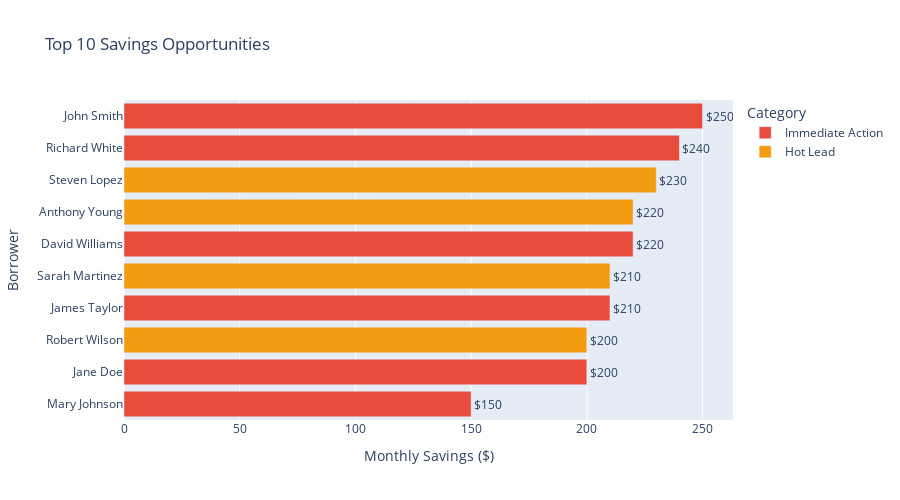

Notebook cell for this chart:
### Markdown cell above
## 9. Top Savings Opportunities 💰

Top 10 borrowers with highest monthly savings potential.

### Code cell
# Get top 10 by savings
top_10 = df.nlargest(10, 'monthly_savings_est')[['full_name', 'monthly_savings_est', 'rate_spread', 'marketing_category']].copy()

# Create horizontal bar chart
fig = px.bar(
    top_10,
    y='full_name',
    x='monthly_savings_est',
    orientation='h',
    color='marketing_category',
    color_discrete_map=color_map,
    title='Top 10 Savings Opportunities',
    labels={
        'monthly_savings_est': 'Monthly Savings ($)',
        'full_name': 'Borrower',
        'marketing_category': 'Category'
    },
    text='monthly_savings_est'
)

fig.update_traces(texttemplate='$%{text:,.0f}', textposition='outside')
fig.update_layout(height=500, yaxis={'categoryorder': 'total ascending'})
fig.show()

print(f"\n💰 Top Savings Opportunities:")
for idx, row in top_10.iterrows():
    print(f"   {row['full_name']}: ${row['monthly_savings_est']:,.0f}/month (Rate spread: {row['rate_spread']:.2f}%)")

### Figure 1 — Plotly figure (JSON) as saved in the notebook; plotly's stock layout.template omitted (floating-point values rounded to 4 significant figures)
{"data": [{"hovertemplate": "Category=Immediate Action<br>Monthly Savings ($)=%{text}<br>Borrower=%{y}<extra></extra>", "legendgroup": "Immediate Action", "marker": {"color": "#E74C3C", "pattern": {"shape": ""}}, "name": "Immediate Action", "orientation": "h", "showlegend": true, "text": [250.0, 240.0, 220.0, 210.0, 200.0, 150.0], "textposition": "outside", "texttemplate": "$%{text:,.0f}", "type": "bar", "x": [250, 240, 220, 210, 200, 150], "xaxis": "x", "y": ["John Smith", "Richard White", "David Williams", "James Taylor", "Jane Doe", "Mary Johnson"], "yaxis": "y"}, {"hovertemplate": "Category=Hot Lead<br>Monthly Savings ($)=%{text}<br>Borrower=%{y}<extra></extra>", "legendgroup": "Hot Lead", "marker": {"color": "#F39C12", "pattern": {"shape": ""}}, "name": "Hot Lead", "orientation": "h", "showlegend": true, "text": [230.0, 220.0, 210.0, 200.0], "textposition": "outside", "texttemplate": "$%{text:,.0f}", "type": "bar", "x": [230, 220, 210, 200], "xaxis": "x", "y": ["Steven Lopez", "Anthony Young", "Sarah Martinez", "Robert Wilson"], "yaxis": "y"}], "layout": {"barmode": "relative", "height": 500, "legend": {"title": {"text": "Category"}, "tracegroupgap": 0}, "title": {"text": "Top 10 Savings Opportunities"}, "xaxis": {"anchor": "y", "domain": [0, 1], "title": {"text": "Monthly Savings ($)"}}, "yaxis": {"anchor": "x", "categoryorder": "total ascending", "domain": [0, 1], "title": {"text": "Borrower"}}}}
